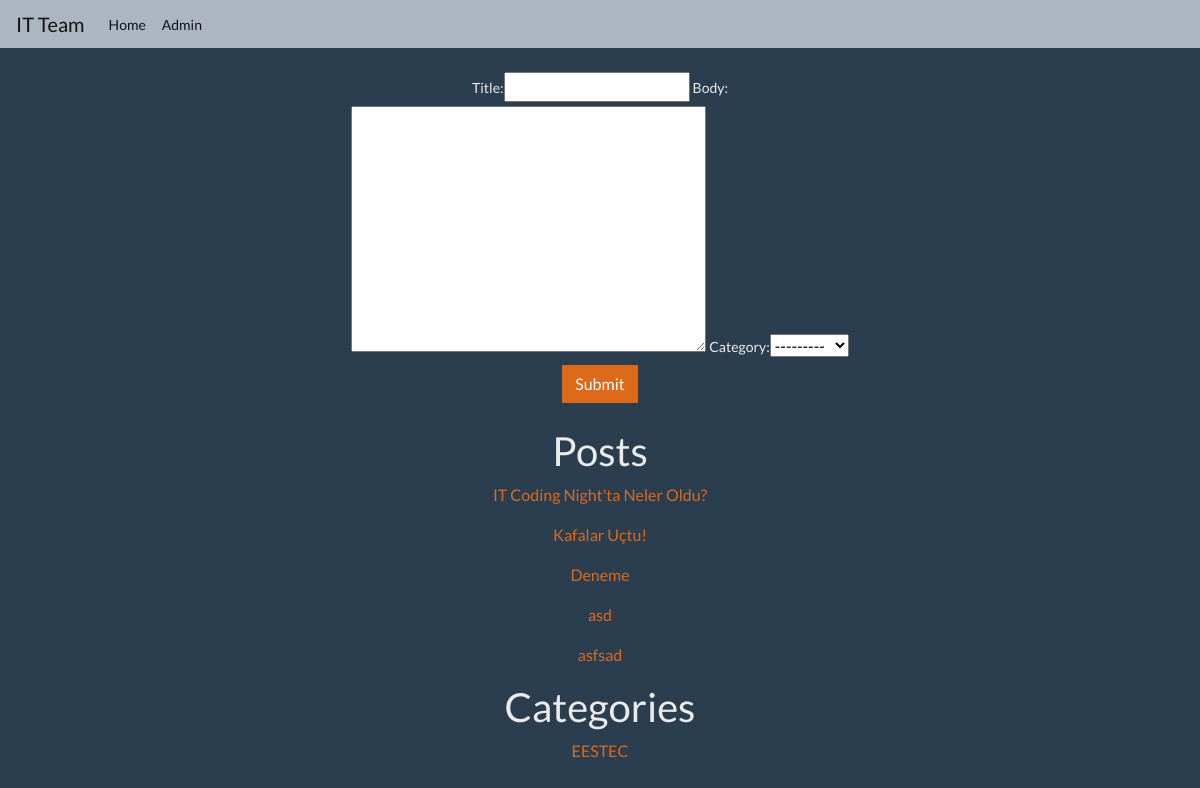
The page / on the database its author committed.
### blog/models.py (models this page shows, shortened)
class Category(models.Model):
    title = models.CharField(max_length=50)
    slug = models.SlugField()
    class Meta:
        verbose_name_plural = "Categories"
    def __str__(self):
        return self.title

class Post(models.Model):
    title = models.CharField(max_length=100)
    body = models.TextField()
    category = models.ForeignKey(Category, on_delete=models.PROTECT)
    date = models.DateTimeField(auto_now_add=True)

### blog/views.py (the view)
# urls.py: path("", views.index, name="index"),
def index(request):
    if request.method == "POST":
        form = PostForm(request.POST)
        form.save()
    form = PostForm()
    posts = Post.objects.all()
    categories = Category.objects.all()
    return render(request, "index.html", context={"posts": posts, "categories": categories, "form": form})

### blog/forms.py
class PostForm(ModelForm):
    class Meta:
        model = Post
        fields = ["title", "body", "category"]

### blog/templates/index.html (shortened to what this page needs)
{% extends "base.html" %}
{% load bootstrap_tags %}
{% block body %}
    <div class="container">
        <div class="row">
            <div class="col-md-6 offset-md-3 center">
                <form class="form-horizontal" action="/" method="POST">
                    {{ form|as_bootstrap }}
                    <button type="submit" class="btn btn-primary">Submit</button>
                </form>
            </div>
        </div>
        <br>
        <div class="row">
            <div class="col-md-6 offset-md-3 center">
                <h1>Posts</h1>
                {% for post in posts %}
                    <p><a href="{% url "post" post.id %}">{{ post.title }}</a></p>
                {% endfor %}
                <h1>Categories</h1>
                {% for category in categories %}
                    <p><a href="{% url "category" category.slug %}">{{ category.title }}</a></p>
                {% endfor %}
            </div>
        </div>
    </div>
{% endblock %}

### blog/static/css/style.css (style rules this page uses)
.center { text-align: center; }

### rows shown on the page
Category: title "EESTEC"
Post: title "IT Coding Night'ta Neler Oldu?"
Post: title "Kafalar Uçtu!"
Post: title "Deneme"
Post: title "asd"
Post: title "asfsad"
